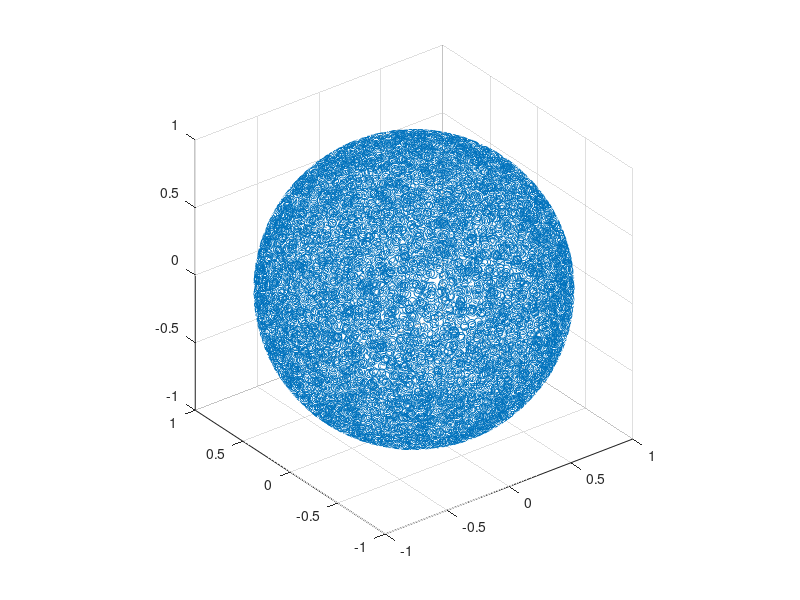

Reproduce this figure in MATLAB. (Note: this script raises an error after producing the figure.)
% random orientation demo

% random points on unit sphere using equal area projection method
% https://math.stackexchange.com/questions/44689/how-to-find-a-random-axis-or-unit-vector-in-3d
th = 2*pi*rand(10000,1); % random angle between 0 and 2pi
z = 2*(rand(10000,1) - 0.5); % random elevation between -1 and 1

x = sqrt(1-z.^2).*cos(th);
y = sqrt(1-z.^2).*sin(th);

figure; scatter3(x,y,z,'k.'); daspect([1 1 1]);

figure; histogram(x,20)
figure; histogram(y,20)
figure; histogram(z,20)

%%
% random points
x = 2*(rand(10000,1) - 0.5);
y = 2*(rand(10000,1) - 0.5);
z = 2*(rand(10000,1) - 0.5);

figure; scatter3(x,y,z,'k.'); daspect([1 1 1]);

figure; histogram(x,20)
figure; histogram(y,20)
figure; histogram(z,20)
